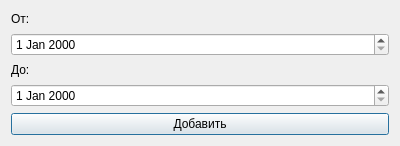
<?xml version="1.0" encoding="UTF-8"?>
<ui version="4.0">
 <class>Dialog</class>
 <widget class="QDialog" name="Dialog">
  <property name="geometry">
   <rect>
    <x>0</x>
    <y>0</y>
    <width>400</width>
    <height>146</height>
   </rect>
  </property>
  <property name="windowTitle">
   <string>Dialog</string>
  </property>
  <layout class="QVBoxLayout" name="verticalLayout_4">
   <item>
    <layout class="QVBoxLayout" name="verticalLayout_3">
     <item>
      <layout class="QVBoxLayout" name="verticalLayout_2">
       <item>
        <widget class="QLabel" name="label">
         <property name="text">
          <string>От:</string>
         </property>
        </widget>
       </item>
       <item>
        <widget class="QDateEdit" name="dateEdit_since"/>
       </item>
      </layout>
     </item>
     <item>
      <layout class="QVBoxLayout" name="verticalLayout">
       <item>
        <widget class="QLabel" name="label_2">
         <property name="text">
          <string>До:</string>
         </property>
        </widget>
       </item>
       <item>
        <widget class="QDateEdit" name="dateEdit_before"/>
       </item>
      </layout>
     </item>
     <item>
      <widget class="QPushButton" name="pushButton_add">
       <property name="text">
        <string>Добавить</string>
       </property>
      </widget>
     </item>
    </layout>
   </item>
  </layout>
 </widget>
 <resources/>
 <connections/>
</ui>
